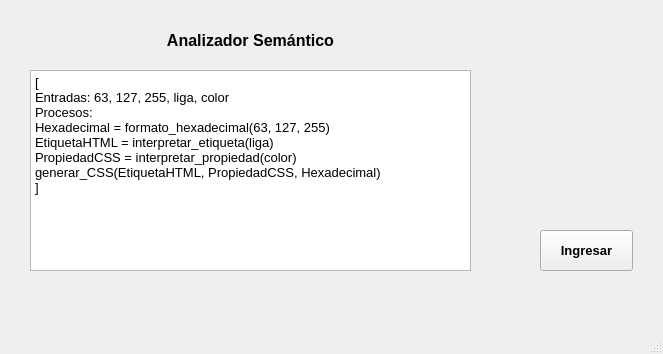
<?xml version="1.0" encoding="UTF-8"?>
<ui version="4.0">
 <class>MainWindow</class>
 <widget class="QMainWindow" name="MainWindow">
  <property name="geometry">
   <rect>
    <x>0</x>
    <y>0</y>
    <width>663</width>
    <height>354</height>
   </rect>
  </property>
  <property name="windowTitle">
   <string>MainWindow</string>
  </property>
  <widget class="QWidget" name="centralwidget">
   <widget class="QPushButton" name="boton_ingresar">
    <property name="geometry">
     <rect>
      <x>540</x>
      <y>230</y>
      <width>93</width>
      <height>41</height>
     </rect>
    </property>
    <property name="font">
     <font>
      <pointsize>10</pointsize>
      <weight>75</weight>
      <bold>true</bold>
     </font>
    </property>
    <property name="text">
     <string>Ingresar</string>
    </property>
   </widget>
   <widget class="QPlainTextEdit" name="entrada">
    <property name="geometry">
     <rect>
      <x>30</x>
      <y>70</y>
      <width>441</width>
      <height>201</height>
     </rect>
    </property>
    <property name="font">
     <font>
      <pointsize>10</pointsize>
     </font>
    </property>
    <property name="plainText">
     <string>[
Entradas: 63, 127, 255, liga, color 
Procesos: 
Hexadecimal = formato_hexadecimal(63, 127, 255) 
EtiquetaHTML = interpretar_etiqueta(liga) 
PropiedadCSS = interpretar_propiedad(color) 
generar_CSS(EtiquetaHTML, PropiedadCSS, Hexadecimal)
]</string>
    </property>
   </widget>
   <widget class="QLabel" name="mensaje">
    <property name="geometry">
     <rect>
      <x>30</x>
      <y>290</y>
      <width>441</width>
      <height>31</height>
     </rect>
    </property>
    <property name="font">
     <font>
      <pointsize>10</pointsize>
     </font>
    </property>
    <property name="text">
     <string/>
    </property>
    <property name="alignment">
     <set>Qt::AlignCenter</set>
    </property>
   </widget>
   <widget class="QLabel" name="label">
    <property name="geometry">
     <rect>
      <x>30</x>
      <y>30</y>
      <width>441</width>
      <height>20</height>
     </rect>
    </property>
    <property name="font">
     <font>
      <pointsize>12</pointsize>
      <weight>75</weight>
      <bold>true</bold>
     </font>
    </property>
    <property name="text">
     <string>Analizador Semántico</string>
    </property>
    <property name="alignment">
     <set>Qt::AlignCenter</set>
    </property>
   </widget>
  </widget>
  <widget class="QStatusBar" name="statusbar"/>
 </widget>
 <resources/>
 <connections/>
</ui>
